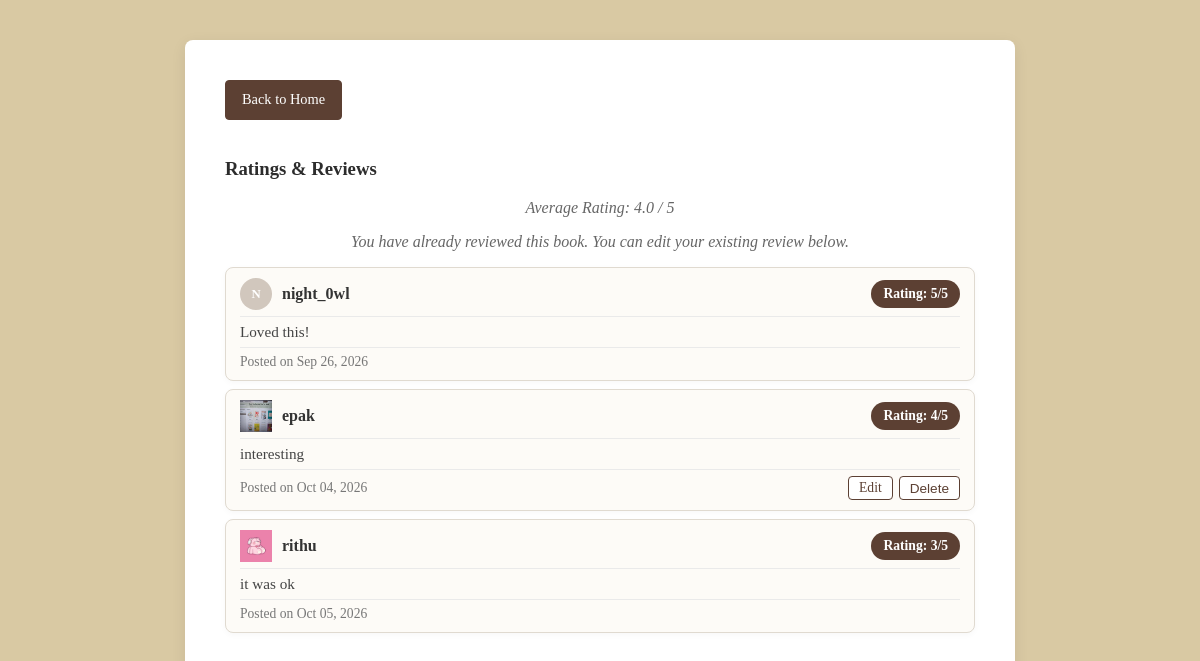
The page /catalog/book/21/ (signed in) on the database its author committed.
### catalog/models.py (models this page shows, shortened)
class Review(models.Model):
    review_id = models.AutoField(primary_key=True)
    book = models.ForeignKey(Book, on_delete=models.CASCADE, related_name='reviews')
    user = models.ForeignKey(User, on_delete=models.CASCADE, related_name='reviews')
    rating = models.IntegerField()
    comment = models.TextField()
    created_at = models.DateTimeField(auto_now_add=True)
    updated_at = models.DateTimeField(auto_now=True)

class UserProfile(models.Model):
    user = models.OneToOneField(User, on_delete=models.CASCADE)
    full_name = models.CharField(max_length=150, blank=True)
    bio = models.TextField(blank=True)
    profile_picture = models.ImageField(upload_to='profile_pics/', blank=True, null=True)
    is_verified = models.BooleanField(default=False)
    verification_token = models.CharField(max_length=100, blank=True, null=True)

### catalog/views.py (the view)
# urls.py: path('book/<int:book_id>/', views.book_detail, name='book_detail'),
def book_detail(request, book_id):
    book = get_object_or_404(Book, pk=book_id)
    reviews = Review.objects.filter(book=book)
    avg_rating = reviews.aggregate(Avg('rating'))['rating__avg']
    user_has_reviewed = False
    if request.user.is_authenticated:
        user_has_reviewed = reviews.filter(user=request.user).exists()
    context = {
        'book': book,
        'reviews': reviews,
        'avg_rating': avg_rating,
        'user_has_reviewed': user_has_reviewed,
    }
    return render(request, 'catalog/book_detail.html', context)

### catalog/templates/catalog/book_detail.html (shortened to what this page needs)
<head>
    {% load static %}
    <link rel="stylesheet" href="{% static 'catalog/style.css' %}">
</head>
<body>
    <div class="book-card">
        <div class="mb-3">
        <a href="{% url 'index' %}" class="custom-back-btn">Back to Home</a>
    </div>
    <div class="reviews-section mt-5">
    <h3>Ratings & Reviews</h3>
    <p>Average Rating:
    {% if avg_rating %}
        {{ avg_rating|floatformat:1 }} / 5
    {% else %}
        No ratings yet
    {% endif %}
    </p>
    {% if user.is_authenticated %}
        {% if not user_has_reviewed %}
        <form method="POST" action="{% url 'add_review' book.pk %}" class="mb-4">
            {% csrf_token %}
            <div class="mb-3">
                <label for="rating" class="form-label">Rating (1-5)</label>
                <select name="rating" id="rating" class="form-select" required>
                    <option value="" selected disabled>Choose...</option>
                    <option value="1">1 - Poor</option>
                    <option value="2">2 - Average</option>
                    <option value="3">3 - Good</option>
                    <option value="4">4 - Very Good</option>
                    <option value="5">5 - Excellent</option>
                </select>
            </div>
            <div class="mb-3">
                <label for="comment" class="form-label">Review Comment</label>
                <textarea name="comment" id="comment" rows="3" class="form-control" placeholder="Write your review here..."></textarea>
            </div>
            <button type="submit" class="btn btn-primary">Submit Review</button>
        </form>
    {% else %}
        <p class="text-muted fst-italic mb-4">You have already reviewed this book. You can edit your existing review below.</p>
        {% endif %}
    {% else %}
        <p><a href="{% url 'login' %}">Log in</a> to leave a review.</p>
    {% endif %}
    <div class="list-group">
        {% for review in reviews %}
            <div class="list-group-item list-group-item-action flex-column align-items-start mb-2">
                <div class="review-header" style="display: flex; justify-content: space-between; align-items: center; width: 100%;">
        <div style="display: flex; align-items: center; gap: 10px;">
        {% if review.user.userprofile.profile_picture %}
        <img src="{{ review.user.userprofile.profile_picture.url }}" alt="{{ review.user.username }}" class="rounded-circle me-2" width="32" height="32" style="object-fit: cover;">
        {% else %}
        <div style="width: 32px; height: 32px; border-radius: 50%; background-color: #d1c7bd; display: flex; align-items: center; justify-content: center; font-weight: bold; color: #fff; font-size: 0.8rem;">
            {{ review.user.username|make_list|first|upper }}
        </div>
        {% endif %}
                <h5 style="margin: 0; font-weight: bold; font-size: 1rem;">{{ review.user.username }}</h5>
            </div>
                    <span class="badge bg-secondary">Rating: {{ review.rating }}/5</span>
                </div>
                <p class="mb-1 review-comment">{{ review.comment }}</p>
                <div class="review-footer">
                <small class="text-muted">Posted on {{ review.created_at|date:"M d, Y" }}</small>
        {% if review.user == request.user %}
    <div class="review-actions">
                <a href="{% url 'edit_review' review.pk %}" class="btn btn-sm">Edit</a>
                <button type="button" class="btn btn-sm" data-url="{% url 'delete_review' review.pk %}" onclick="confirmDelete(this)">Delete</button>
    </div>
    {% endif %}
</div>
            </div>
        {% empty %}
            <p class="text-muted">No reviews yet. Be the first to review this book!</p>
        {% endfor %}
    </div>
</div>
</body>
</html>

### catalog/static/catalog/style.css (style rules this page uses)
body p { text-align: center; color: #666; font-style: italic; }

### catalog/templates/catalog/book_detail.html (style rules this page uses)
body { background-color: #d9c9a3; font-family: 'Georgia', serif; color: #2c2c2c; margin: 0; padding: 40px 20px; display: flex; justify-content: center; }
.book-card { width: 100%; max-width: 750px; background: #ffffff; padding: 40px; border-radius: 8px; box-shadow: 0 4px 15px rgba(0, 0, 0, 0.08); }
.list-group { border-radius: 8px; }
.list-group-item { background-color: #fdfbf7 !important; border: 1px solid #e0dad0 !important; border-radius: 8px !important; margin-bottom: 8px !important; padding: 10px 14px !important; box-shadow: 0 2px 6px rgba(0, 0, 0, 0.03); }
.list-group-item h5 { font-size: 1.1rem; font-weight: bold; color: #333333; }
.list-group-item .review-header { width: 100%; display: flex; justify-content: space-between; align-items: center; margin-bottom: 2px !important; border-bottom: 1px solid #eaeaea; padding-bottom: 6px !important; }
.list-group-item .review-comment { font-style: normal; color: #444; font-size: 0.95rem; margin: 6px 0 !important; text-align: left; width: 100%; }
.list-group-item { background-color: #fdfbf7 !important; border: 1px solid #e0dad0 !important; }
.badge { background-color: #5c4033 !important; color: #fff !important; padding: 6px 12px; border-radius: 20px; font-size: 0.85rem; font-weight: 600; }
.list-group-item .text-muted, .list-group-item small { color: #777 !important; font-size: 0.85rem; }
.list-group-item a.btn, .list-group-item button, .list-group-item .btn { background-color: #ffffff;; color: #5c4033; border: 1px solid #5c4033; padding: 3px 10px; border-radius: 4px; font-size: 0.85rem; text-decoration: none; transition: all 0.2s ease; }
.review-footer { display: flex; justify-content: space-between; align-items: center; width: 100%; margin-top: 6px !important; padding-top: 6px !important; border-top: 1px solid #eaeaea; }
.review-actions { display: flex; gap: 6px; }
.custom-back-btn { display: inline-block !important; background-color: #5c4033 !important; color: #ffffff !important; padding: 8px 16px !important; border-radius: 4px !important; border: 1px solid #5c4033 !important; text-decoration: none !important; font-weight: 500 !important; font-size: 0.9rem !important; margin-bottom: 20px !important; line-height: 1.5 !important; transition: all 0.2s ease !important; }

### rows shown on the page
Review: user.username|make_list "N", user.username "night_0wl", rating "5", comment "Loved this!", created_at "Sep 26, 2026"
Review: user.userprofile.profile_picture (picture), user.username "epak", rating "4", comment "interesting", created_at "Oct 04, 2026", shows "Edit"
Review: user.userprofile.profile_picture (picture), user.username "rithu", rating "3", comment "it was ok", created_at "Oct 05, 2026"

### other values the page prints
{{ avg_rating|floatformat:1 }} "4.0"
